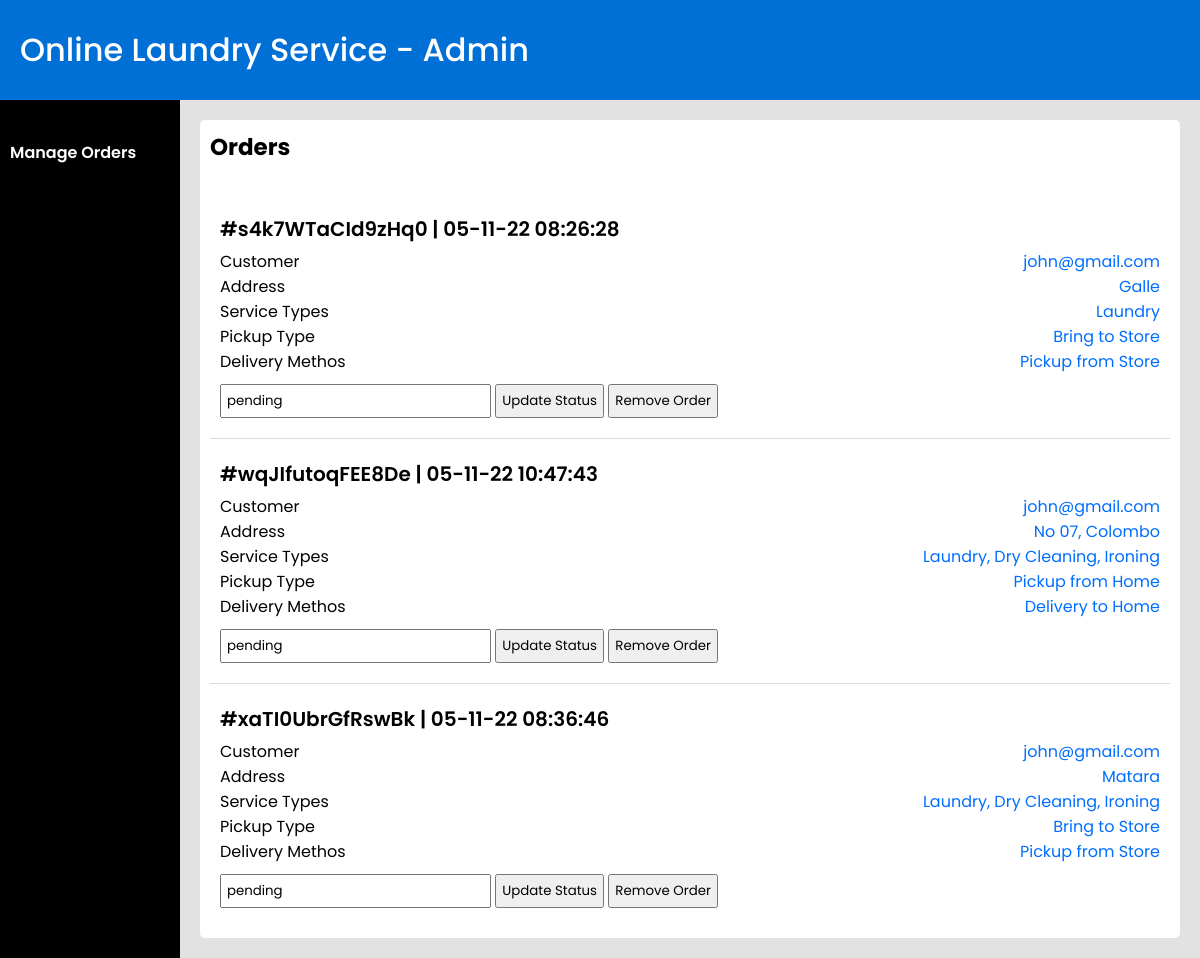
Page /admin/manage-orders.php on the committed database.
### tables this page shows
CREATE TABLE `orders` (
  `id` varchar(255) NOT NULL,
  `user` varchar(255) NOT NULL,
  `serviceTypes` varchar(255) NOT NULL,
  `clotheTypes` varchar(255) NOT NULL,
  `count` varchar(255) NOT NULL,
  `mass` varchar(255) NOT NULL,
  `address` varchar(255) NOT NULL,
  `pickupType` varchar(255) NOT NULL,
  `deliveryMethod` varchar(255) NOT NULL,
  `date` varchar(255) NOT NULL,
  `status` varchar(255) NOT NULL
);

### admin/manage-orders.php (the view, shortened to what this page needs)
<?php
    include("../include/connection.php");
    $getOrders = "select * from orders";
    $runOrder = mysqli_query($con, $getOrders);
    $numberOfOrders = mysqli_num_rows($runOrder);
?>
<!DOCTYPE html>
<html lang="en">
<head>
    <link rel="stylesheet" href="../styles/manage-orders.css">
</head>
<body>
    <div class="header-container">
        <div class="header">
            <div class="left-side">
                <h1>Online Laundry Service - Admin</h1>
            </div>
        </div>
    </div>
    <div class="container">
        <div class="side-bar">
            <ul>
                <li style="font-weight: 600; color: white;" onclick="location.href='./'">Manage Orders</li>
            </ul>
        </div>
        <div class="manage-order-container">
            <div class="order-container">
                <h1>Orders</h1>
            <div class="orders">
                <?php
                    if($numberOfOrders != 0)
                    {
                        while($orderRow = mysqli_fetch_array($runOrder)){
                            $id = $orderRow['id'];
                            $serviceTypes = $orderRow['serviceTypes'];
                            $pickupType = $orderRow['pickupType'];
                            $deliveryMethod = $orderRow['deliveryMethod'];
                            $date = $orderRow['date'];
                            $address = $orderRow['address'];
                            $customer = $orderRow['user'];
                            $status = $orderRow['status'];
                            echo"
                            <div class='order'>
                                <h2>#$id |  $date</h1>
                                <div class='order-content'>
                                    <p>Customer</p>
                                    <p class='right'>$customer</p>
                                    <p>Address</p>
                                    <p class='right'>$address</p>
                                    <p>Service Types</p>
                                    <p class='right'>$serviceTypes</p>
                                    <p>Pickup Type</p>
                                    <p class='right'>$pickupType</p>
                                    <p>Delivery Methos</p>
                                    <p class='right'>$deliveryMethod</p>
                                </div>
                                <form id='orderForm' method='POST' class='form' >
                                    <input style='display: none;' id='id' type='text' placeholder='id' name='id' value = '$id'>
                                    <input id='status' type='text' placeholder='Status' name='status' value = '$status'>
                                    <input id='update-btn' type='submit' name='update' value='Update Status'>
                                    <input id='remove-btn' type='submit' name='remove' value='Remove Order'>
                                </form>
                            </div>
                            ";
                        }
                    } else {
                        echo"<h3>No Orders</h3>";
                    }
                ?>
            </div>
        </div>
    </div>
</body>
</html>

### styles/manage-orders.css (style rules this page uses)
* { padding: 0; margin: 0; box-sizing: border-box; font-family: "Poppins", sans-serif; }
body { background-color: rgb(226, 226, 226); }
.header-container { position: sticky; top: 0; background-color: rgb(0, 111, 214); z-index: 999; }
.header { width: 100%; margin-left: auto; margin-right: auto; display: grid; grid-template-columns: auto max-content; align-items: center; height: 100px; color: white; padding: 0 20px 0 20px; }
.header h1 { cursor: pointer; font-weight: 500; }
.container { width: 100%; margin-left: auto; margin-right: auto; display: grid; grid-template-columns: 15% 85%; height: 100vh; background-color: rgb(226, 226, 226); }
.side-bar { background-color: black; color: white; position: relative; }
.side-bar ul { text-decoration: none; color: rgb(177, 177, 177); margin-top: 30px; padding: 10px; }
.side-bar ul li { list-style: none; margin-bottom: 30px; }
.order-container { background-color: white; margin: 20px; padding: 10px; border-radius: 5px; }
.order-container h1 { font-size: 23px; margin-bottom: 30px; }
.order-container h2 { font-size: 20px; font-weight: 600; margin-bottom: 0px; }
.order-container .order { padding: 20px 10px; border-bottom: 1px solid rgb(218, 218, 218); transition: .3s; }
.order-container .order:last-child { border: none; }
.order-container .order-content { display: grid; grid-template-columns: 50% 50%; justify-content: space-between; margin-top: 5px; }
.order-container .right { text-align: right; color: rgb(0, 110, 255); }
.order-container #orderForm { margin-top: 10px; }
.order-container input { padding: 5px; }
.order-container input[type=submit] { cursor: pointer; }

### rows in the picture
orders: id "s4k7WTaCId9zHq0", date "05-11-22 08:26:28", user "john@gmail.com", address "Galle", serviceTypes "Laundry", pickupType "Bring to Store", deliveryMethod "Pickup from Store", status "pending"
orders: id "wqJIfutoqFEE8De", date "05-11-22 10:47:43", user "john@gmail.com", address "No 07, Colombo", serviceTypes "Laundry, Dry Cleaning, Ironing", pickupType "Pickup from Home", deliveryMethod "Delivery to Home", status "pending"
orders: id "xaTI0UbrGfRswBk", date "05-11-22 08:36:46", user "john@gmail.com", address "Matara", serviceTypes "Laundry, Dry Cleaning, Ironing", pickupType "Bring to Store", deliveryMethod "Pickup from Store", status "pending"
